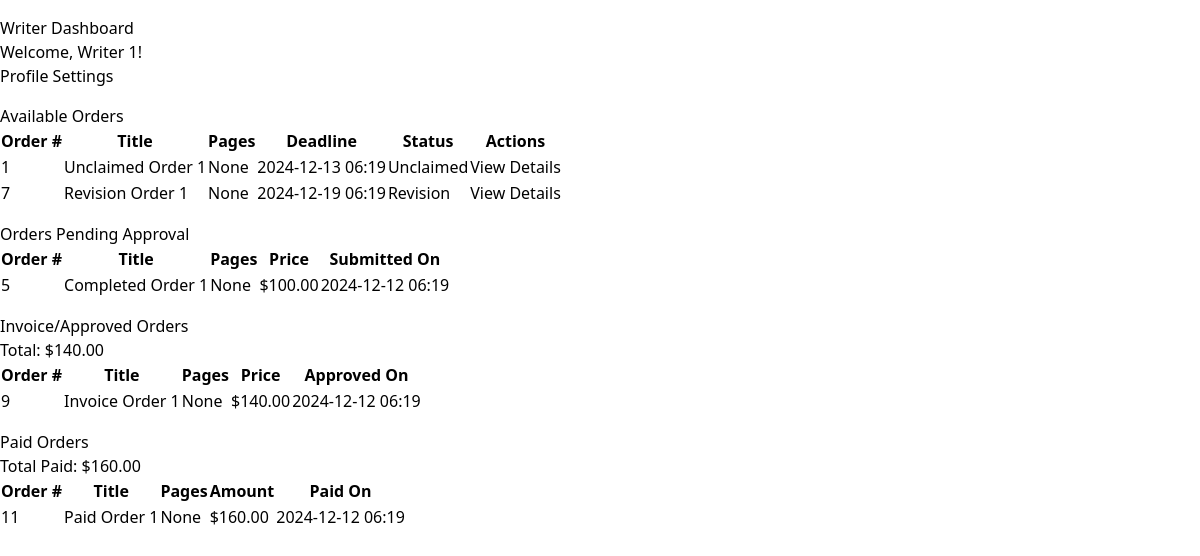
Page /dashboard (signed in) on the committed database.
### app/models/user.py (models this page shows, shortened)
class User(UserMixin, db.Model):
    id = db.Column(db.Integer, primary_key=True)
    name = db.Column(db.String(100), nullable=False)
    email = db.Column(db.String(120), unique=True, nullable=False)
    phone = db.Column(db.String(20))
    password_hash = db.Column(db.String(128))
    role = db.Column(db.String(10), nullable=False)  # 'admin' or 'writer'
    confirmation_token_used = db.Column(db.Boolean, default=False)  # Track token usage
    confirmed = db.Column(db.Boolean, default=False)  # Track if user has confirmed their account
    orders_assigned = db.relationship('Order', backref='writer', lazy=True,
                                    foreign_keys='Order.writer_id')
    @property
    def is_admin(self):
        return self.role == 'admin'

### app/models/order.py (models this page shows)
class Order(db.Model):
    id = db.Column(db.Integer, primary_key=True)
    title = db.Column(db.String(200), nullable=False)
    description = db.Column(db.Text)
    pages = db.Column(db.Integer)
    price = db.Column(db.Float)
    deadline = db.Column(db.DateTime, nullable=False)
    created_at = db.Column(db.DateTime, default=datetime.utcnow)
    updated_at = db.Column(db.DateTime, default=datetime.utcnow, onupdate=datetime.utcnow)
    status = db.Column(db.String(20), nullable=False, default='unclaimed')  # unclaimed, in_progress, completed, revision, invoice, paid
    summary = db.Column(db.Text)
    subtle_points = db.Column(db.Text)
    writer_id = db.Column(db.Integer, db.ForeignKey('user.id'))
    files = db.relationship('File', backref='order', lazy=True, cascade='all, delete-orphan')

### app/views/main.py (the view)
@main.route('/dashboard')
@login_required
def dashboard():
    if current_user.is_admin:
        unclaimed_count = Order.query.filter_by(status='unclaimed').count()
        in_progress_count = Order.query.filter_by(status='in_progress').count()
        completed_count = Order.query.filter_by(status='completed').count()
        recent_orders = Order.query.order_by(Order.created_at.desc()).limit(10).all()
        return render_template('admin/dashboard.html',
                          unclaimed_count=unclaimed_count,
                          in_progress_count=in_progress_count,
                          completed_count=completed_count,
                          recent_orders=recent_orders)
    else:
        available_orders = Order.query.filter(
            (Order.writer_id == current_user.id) &
            ((Order.status == 'unclaimed') | (Order.status == 'revision'))
        ).order_by(Order.status.desc(), Order.deadline).all()
        pending_orders = Order.query.filter_by(
            writer_id=current_user.id,
            status='completed'
        ).all()
        approved_orders = Order.query.filter_by(
            writer_id=current_user.id,
            status='invoice'
        ).all()
        paid_orders = Order.query.filter_by(
            writer_id=current_user.id,
            status='paid'
        ).all()
        approved_total = sum(order.price for order in approved_orders)
        paid_total = sum(order.price for order in paid_orders)
        return render_template('writer/dashboard.html',
                          available_orders=available_orders,
                          pending_orders=pending_orders,
                          approved_orders=approved_orders,
                          paid_orders=paid_orders,
                          approved_total=approved_total,
                          paid_total=paid_total)

### app/__init__.py (called while the page is built)
@login_manager.user_loader
def load_user(user_id):
    from .models import User
    return User.query.get(int(user_id))

### app/templates/writer/dashboard.html (shortened to what this page needs)
{% extends "base.html" %}
{% block content %}
<div class="container mt-4">
    <h1>Writer Dashboard</h1>
    <div class="d-flex justify-content-between align-items-center mb-4">
        <p class="mb-0">Welcome, {{ current_user.name }}!</p>
        <a href="{{ url_for('main.profile') }}" class="btn btn-primary">Profile Settings</a>
    </div>
    <div class="card mb-4">
        <div class="card-header">
            <h2 class="h5 mb-0">Available Orders</h2>
        </div>
        <div class="card-body">
            {% if available_orders %}
                <div class="table-responsive">
                    <table class="table">
                        <thead>
                            <tr>
                                <th>Order #</th>
                                <th>Title</th>
                                <th>Pages</th>
                                <th>Deadline</th>
                                <th>Status</th>
                                <th>Actions</th>
                            </tr>
                        </thead>
                        <tbody>
                            {% for order in available_orders %}
                                <tr {% if order.status == 'revision' %}class="table-warning"{% endif %}>
                                    <td>{{ order.id }}</td>
                                    <td>{{ order.title }}</td>
                                    <td>{{ order.pages }}</td>
                                    <td>{{ order.deadline.strftime('%Y-%m-%d %H:%M') }}</td>
                                    <td>{{ order.status|title }}</td>
                                    <td>
                                        <a href="{{ url_for('main.view_order', order_id=order.id) }}" class="btn btn-sm btn-primary">View Details</a>
                                    </td>
                                </tr>
                            {% endfor %}
                        </tbody>
                    </table>
                </div>
            {% else %}
                <p class="text-muted">No available orders at this time.</p>
            {% endif %}
        </div>
    </div>
    <div class="card mb-4">
        <div class="card-header">
            <h2 class="h5 mb-0">Orders Pending Approval</h2>
        </div>
        <div class="card-body">
            {% if pending_orders %}
                <div class="table-responsive">
                    <table class="table">
                        <thead>
                            <tr>
                                <th>Order #</th>
                                <th>Title</th>
                                <th>Pages</th>
                                <th>Price</th>
                                <th>Submitted On</th>
                            </tr>
                        </thead>
                        <tbody>
                            {% for order in pending_orders %}
                                <tr>
                                    <td>{{ order.id }}</td>
                                    <td>{{ order.title }}</td>
                                    <td>{{ order.pages }}</td>
                                    <td>${{ "%.2f"|format(order.price) }}</td>
                                    <td>{{ order.updated_at.strftime('%Y-%m-%d %H:%M') }}</td>
                                </tr>
                            {% endfor %}
                        </tbody>
                    </table>
                </div>
            {% else %}
                <p class="text-muted">No orders pending approval.</p>
            {% endif %}
        </div>
    </div>
    <div class="card mb-4">
        <div class="card-header d-flex justify-content-between align-items-center">
            <h2 class="h5 mb-0">Invoice/Approved Orders</h2>
            <div class="total-amount">
                Total: ${{ "%.2f"|format(approved_total) }}
            </div>
        </div>
        <div class="card-body">
            {% if approved_orders %}
                <div class="table-responsive">
                    <table class="table">
                        <thead>
                            <tr>
                                <th>Order #</th>
                                <th>Title</th>
                                <th>Pages</th>
                                <th>Price</th>
                                <th>Approved On</th>
                            </tr>
                        </thead>
                        <tbody>
                            {% for order in approved_orders %}
                                <tr>
                                    <td>{{ order.id }}</td>
                                    <td>{{ order.title }}</td>
                                    <td>{{ order.pages }}</td>
                                    <td>${{ "%.2f"|format(order.price) }}</td>
                                    <td>{{ order.updated_at.strftime('%Y-%m-%d %H:%M') }}</td>
                                </tr>
                            {% endfor %}
                        </tbody>
                    </table>
                </div>
            {% else %}
                <p class="text-muted">No approved orders.</p>
            {% endif %}
        </div>
    </div>
    <div class="card">
        <div class="card-header d-flex justify-content-between align-items-center">
            <h2 class="h5 mb-0">Paid Orders</h2>
            <div class="total-amount">
                Total Paid: ${{ "%.2f"|format(paid_total) }}
            </div>
        </div>
        <div class="card-body">
            {% if paid_orders %}
                <div class="table-responsive">
                    <table class="table">
                        <thead>
                            <tr>
                                <th>Order #</th>
                                <th>Title</th>
                                <th>Pages</th>
                                <th>Amount</th>
                                <th>Paid On</th>
                            </tr>
                        </thead>
                        <tbody>
                            {% for order in paid_orders %}
                                <tr>
                                    <td>{{ order.id }}</td>
                                    <td>{{ order.title }}</td>
                                    <td>{{ order.pages }}</td>
                                    <td>${{ "%.2f"|format(order.price) }}</td>
                                    <td>{{ order.updated_at.strftime('%Y-%m-%d %H:%M') }}</td>
                                </tr>
                            {% endfor %}
                        </tbody>
                    </table>
                </div>
            {% else %}
                <p class="text-muted">No paid orders.</p>
            {% endif %}
        </div>
    </div>
</div>
{% endblock %}

### app/templates/base.html (shortened to what this page needs)
<!DOCTYPE html>
<html lang="en">
<head>
    <script src="https://cdn.tailwindcss.com"></script>
    <link href="https://cdnjs.cloudflare.com/ajax/libs/toastr.js/latest/toastr.min.css" rel="stylesheet">
</head>
<body>
    {% block content %}{% endblock %}
</body>
</html>

### rows in the picture
User: name "Writer 1"
Order: id "1", title "Unclaimed Order 1", pages "None", deadline "2024-12-13 06:19", status "Unclaimed"
Order: id "7", title "Revision Order 1", pages "None", deadline "2024-12-19 06:19", status "Revision"
Order: id "5", title "Completed Order 1", pages "None", price "100.00", updated_at "2024-12-12 06:19"
Order: id "9", title "Invoice Order 1", pages "None", price "140.00", updated_at "2024-12-12 06:19"
Order: id "11", title "Paid Order 1", pages "None", price "160.00", updated_at "2024-12-12 06:19"

### other values in the picture
{{ "%.2f"|format(approved_total) }} "140.00"
{{ "%.2f"|format(paid_total) }} "160.00"
